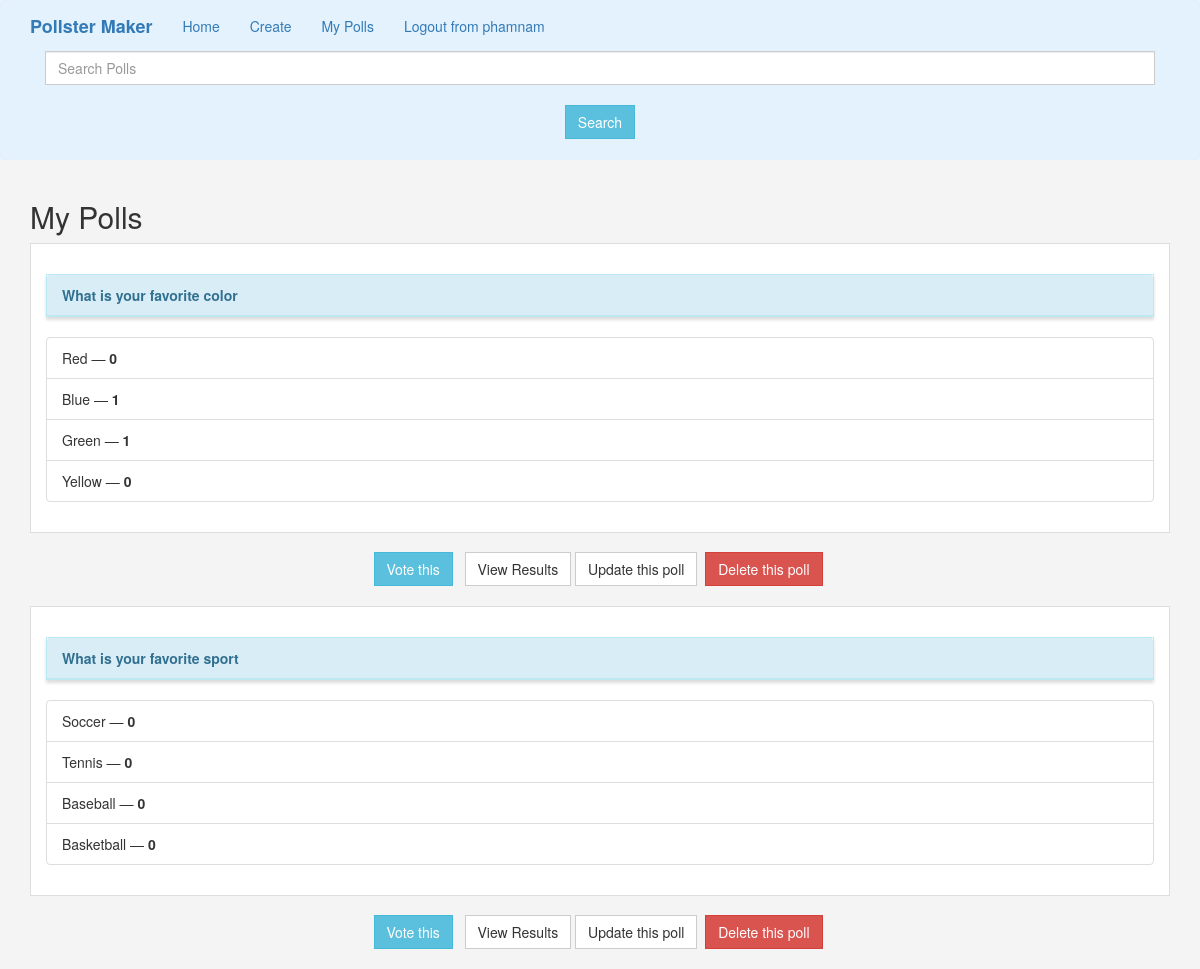
Page /my_polls (signed in) on the committed database.
### polls/models.py (models this page shows, shortened)
class Poll (models.Model):
    question_text = models.TextField(max_length=1000, blank=False, null=False)
    owner = models.IntegerField("Poll Owner", blank=False, default=1)
    op_one = models.CharField(max_length=30, blank=False, null=False)
    op_two = models.CharField(max_length=30, blank=False, null=False)
    op_three = models.CharField(max_length=30, blank=False, null=False)
    op_four = models.CharField(max_length=30, blank=False, null=False)
    op_one_count = models.IntegerField(default=0)
    op_two_count = models.IntegerField(default=0)
    op_three_count = models.IntegerField(default=0)
    op_four_count = models.IntegerField(default=0)

### polls/views.py (the view)
# urls.py: path('my_polls', views.my_polls, name='my-polls'),
def my_polls(request):
    if request.user.is_authenticated:
        me = request.user.id
        polls = Poll.objects.filter(owner = me)
        return render(request, 'polls/my_poll.html', {"polls":polls})
    else:
        messages.success(request,("Please Log in to watch this page"))
        return redirect('home')

### polls/templates/polls/my_poll.html (shortened to what this page needs)
{% extends "polls/base.html" %}
{% block main %}
    {% if polls %}
        <h2>My Polls</h2>
        {% for poll in polls %}
                            <li class="list-group-item">
                    <br/>
                    <div class ="panel panel-info"><div class = "panel-heading"><strong>{{ poll.question_text }}</strong></div></div>
                    <ul class="list-group">
                        <li class="list-group-item">{{ poll.op_one }} &mdash; <strong>{{ poll.op_one_count }}</strong></li>
                        <li class="list-group-item">{{ poll.op_two }} &mdash; <strong>{{ poll.op_two_count }}</strong></li>
                        <li class="list-group-item">{{ poll.op_three }} &mdash; <strong>{{ poll.op_three_count }}</strong></li>
                        <li class="list-group-item">{{ poll.op_four }} &mdash; <strong>{{ poll.op_four_count }}</strong></li>
                    </ul>
                </li>
                <br/>
                <div>
                    <center>
                        {% if user.is_authenticated %}
                            <a href="{% url 'vote' poll.id %}" class="btn btn-info ">Vote this</a> &nbsp;
                            <a href="{% url 'results' poll.id %}" class="btn btn-default ">View Results</a>
                            <a href="{% url 'update' poll.id %}" class="btn btn-default ">Update this poll</a>&nbsp;
                            <a href="{% url 'delete' poll.id %}" class="btn btn-danger ">Delete this poll</a>&nbsp;
                        {%endif%}
                    </center>
                    <br>
                </div>
        {% endfor %}
    {%else%}
        <h2>You haven't had any polls yet !</h2>
        <strong>but you can join us by start to <a href="{% url 'create' %}">CREATE</a></strong>
    {%endif%}
{% endblock %}

### polls/templates/polls/base.html (shortened to what this page needs)
{% load static %}
<!DOCTYPE html>
<html lang="en">
	<head>
		<link rel="stylesheet" href="https://maxcdn.bootstrapcdn.com/bootstrap/3.3.7/css/bootstrap.min.css">
		<link rel="stylesheet" type="text/css" href="{% static 'style.css' %}" />
	</head>
	<body>
		<nav class="navbar navbar-light" style="background-color: #e3f2fd;" role="navigation">
			<div class="container">
				<div class="navbar-header">
					<a class="navbar-brand" href="{% url 'home' %}">Pollster Maker</a>
				</div>
				<div class="collapse navbar-collapse navbar-ex1-collapse">
					<ul class="nav navbar-nav">
						<li><a href="{% url 'home' %}">Home</a></li>
						<li><a href="{% url 'create' %}">Create</a></li>
						{% if user.is_authenticated %}
							<li><a href="{% url 'my-polls' %}">My Polls</a></li>
							<li><a href="{% url 'logout' %}">Logout from {{user}}</a></li>
						{% else %}
							<li><a href="{% url 'login' %}">Login</a></li>
							<li><a href="{% url 'register' %}">Register</a></li>
						{% endif %}
					</ul>
					<form class="d-flex" role="search" method=POST action="{% url 'search-polls' %}">
        				<input class="form-control me-2" type="search" placeholder="Search Polls" aria-label="Search" name="searched">
						<br/>
					  <div>
						  <center>
						  	<button class="btn btn-info" type="submit">Search</button>
						  </center>
						  <br>
					  </div>
      				</form>
				</div>
			</div>
		</nav>
		<div class="container">
			{% block main %}{% endblock %}
		</div>
	</body>
</html>

### polls/static/style.css (style rules this page uses)
.navbar-default, .btn, .form-control, .panel { border-radius: 0; }
.panel { box-shadow: 0px 3px 3px 0px #ddd; }
a.navbar-brand, .panel-title { font-weight: bolder; }

### polls/templates/polls/base.html (style rules this page uses)
body { background: #f4f4f4 }

### rows in the picture
Poll: question_text "What is your favorite color", op_one "Red", op_one_count "0", op_two "Blue", op_two_count "1", op_three "Green", op_three_count "1", op_four "Yellow", op_four_count "0"
Poll: question_text "What is your favorite sport", op_one "Soccer", op_one_count "0", op_two "Tennis", op_two_count "0", op_three "Baseball", op_three_count "0", op_four "Basketball", op_four_count "0"

### other values in the picture
{{ user }} "phamnam"
